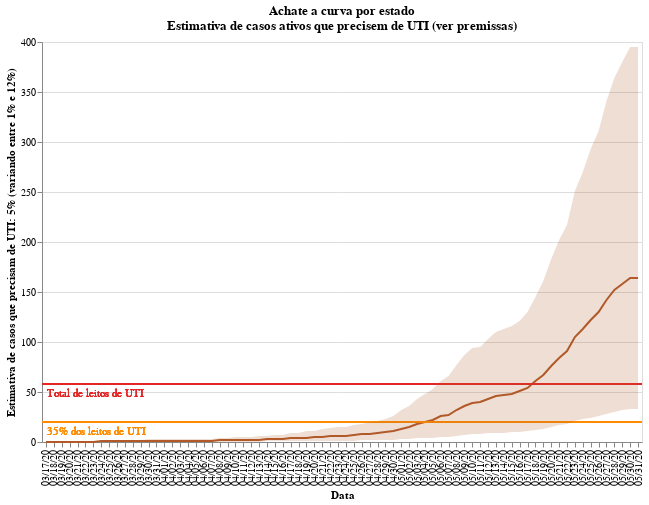

Notebook code cell kept with this figure:
### Code cell
#hide_input
opt = df[STATE_COLUMN].unique()
opt.sort()
input_dropdown = alt.binding_select(options=opt)
selection = alt.selection_single(
    fields=[STATE_COLUMN], 
    init={STATE_COLUMN:'AC'}, 
    bind=input_dropdown, 
    name=" ")
color = alt.condition(selection,
                    alt.Color(STATE_COLUMN+':N', 
                              scale=alt.Scale(scheme='Paired', reverse=True), legend=None),
                              alt.value('#ffbf79')
                     )

chart = alt.Chart(df).mark_line().encode(
    x=alt.X(DATE_COLUMN+':O', axis=alt.Axis(title=DATE_COLUMN)),
    y=alt.Y(CASES_NEED_ICU_COLUMN+':Q', axis=alt.Axis(
        title=["Estimativa de casos que precisam de UTI: {:.0f}".format(CASES_NEED_ICU*100)+"% (variando entre {:.0f}".format(LOWER_BOUND_ICU_NEED*100)+"% e {:.0f}".format(UPPER_BOUND_ICU_NEED*100)+"%)"])),
    color=color,
    tooltip=[
        DATE_COLUMN, 
        STATE_COLUMN, 
        CASES_NEED_ICU_COLUMN
    ],
    order=alt.Order(
    STATE_COLUMN,
    sort='ascending'
    )
).properties(
    title=[
        "Achate a curva por estado",
        "Estimativa de casos ativos que precisem de UTI (ver premissas)"
    ]
).add_selection(
    selection
).transform_filter(
    selection
)

shades = alt.Chart(df).mark_area().encode(
    x=DATE_COLUMN+':O',
    y=LOWER_BOUND_ICU_NEED_STR+":Q",
    y2=UPPER_BOUND_ICU_NEED_STR+':Q',
    color=color,
    opacity = alt.condition(selection, alt.value(0.2), alt.value(0.5))
).transform_filter(
    selection
)

x1line = alt.Chart(df.groupby(DATE_COLUMN).last()).mark_rule(color='#e42726', strokeWidth=2).encode(
    y=ICUS_COLUMN+':Q'
).transform_filter(
    selection
)

text1 = alt.Chart(df.groupby(DATE_COLUMN).last()).mark_text(align='left', x=5, dy=10, color='#e42726', strokeWidth=1).encode(
    y=ICUS_COLUMN+':Q',
    text=alt.value("Total de leitos de UTI")   
).transform_filter(
    selection
)

x2line = alt.Chart(df.groupby(DATE_COLUMN).last()).mark_rule(color='darkorange', strokeWidth=2).encode(
    y=AVAILABLE_ICUS_COLUMN+':Q'
).transform_filter(
    selection
)

text2 = alt.Chart(df.groupby(DATE_COLUMN).last()).mark_text(align='left', x=5, dy=10, color='darkorange', strokeWidth=1).encode(
    y=AVAILABLE_ICUS_COLUMN+':Q',
    text=alt.value("{:.0f}".format(AVAILABLE_PERCENTAGE_ICU*100)+"% dos leitos de UTI")   
).transform_filter(
    selection
)

plot = chart.properties(width=CHART_WIDTH, height=CHART_HEIGHT) + x1line + text1 + x2line + text2 + shades
plot

### Figure 1 — Vega-Lite specification as saved in the notebook (floating-point values rounded to 4 significant figures; data arrays with more than 128 entries replaced by an {"elided": "..."} marker saying what was removed)
{"config": {"view": {"continuousWidth": 400, "continuousHeight": 300}}, "layer": [{"data": {"name": "data-8db8e64d43853a7521dc43ab91d385b2"}, "mark": "line", "encoding": {"color": {"condition": {"type": "nominal", "field": "Estado", "legend": null, "scale": {"reverse": true, "scheme": "Paired"}, "selection": " "}, "value": "#ffbf79"}, "order": {"type": "nominal", "field": "Estado", "sort": "ascending"}, "tooltip": [{"type": "nominal", "field": "Data"}, {"type": "nominal", "field": "Estado"}, {"type": "quantitative", "field": "5% dos ativos"}], "x": {"type": "ordinal", "axis": {"title": "Data"}, "field": "Data"}, "y": {"type": "quantitative", "axis": {"title": ["Estimativa de casos que precisam de UTI: 5% (variando entre 1% e 12%)"]}, "field": "5% dos ativos"}}, "height": 400, "selection": {" ": {"type": "single", "fields": ["Estado"], "init": {"Estado": "AC"}, "bind": {"input": "select", "options": ["AC", "AL", "AM", "AP", "BA", "CE", "DF", "ES", "GO", "MA", "MG", "MS", "MT", "PA", "PB", "PE", "PI", "PR", "RJ", "RN", "RO", "RR", "RS", "SC", "SE", "SP", "TO"]}}}, "title": ["Achate a curva por estado", "Estimativa de casos ativos que precisem de UTI (ver premissas)"], "transform": [{"filter": {"selection": " "}}], "width": 600}, {"data": {"name": "data-cedf3be816f6d373ed4f4f4092b09b6e"}, "mark": {"type": "rule", "color": "#e42726", "strokeWidth": 2}, "encoding": {"y": {"type": "quantitative", "field": "UTIs"}}, "transform": [{"filter": {"selection": " "}}]}, {"data": {"name": "data-cedf3be816f6d373ed4f4f4092b09b6e"}, "mark": {"type": "text", "align": "left", "color": "#e42726", "dy": 10, "strokeWidth": 1, "x": 5}, "encoding": {"text": {"value": "Total de leitos de UTI"}, "y": {"type": "quantitative", "field": "UTIs"}}, "transform": [{"filter": {"selection": " "}}]}, {"data": {"name": "data-cedf3be816f6d373ed4f4f4092b09b6e"}, "mark": {"type": "rule", "color": "darkorange", "strokeWidth": 2}, "encoding": {"y": {"type": "quantitative", "field": "35% das UTIs"}}, "transform": [{"filter": {"selection": " "}}]}, {"data": {"name": "data-cedf3be816f6d373ed4f4f4092b09b6e"}, "mark": {"type": "text", "align": "left", "color": "darkorange", "dy": 10, "strokeWidth": 1, "x": 5}, "encoding": {"text": {"value": "35% dos leitos de UTI"}, "y": {"type": "quantitative", "field": "35% das UTIs"}}, "transform": [{"filter": {"selection": " "}}]}, {"data": {"name": "data-8db8e64d43853a7521dc43ab91d385b2"}, "mark": "area", "encoding": {"color": {"condition": {"type": "nominal", "field": "Estado", "legend": null, "scale": {"reverse": true, "scheme": "Paired"}, "selection": " "}, "value": "#ffbf79"}, "opacity": {"condition": {"value": 0.2, "selection": " "}, "value": 0.5}, "x": {"type": "ordinal", "field": "Data"}, "y": {"type": "quantitative", "field": "1% dos ativos"}, "y2": {"field": "12% dos ativos"}}, "transform": [{"filter": {"selection": " "}}]}], "$schema": "https://vega.github.io/schema/vega-lite/v4.8.1.json", "datasets": {"data-8db8e64d43853a7521dc43ab91d385b2": {"elided": "2095 records"}, "data-cedf3be816f6d373ed4f4f4092b09b6e": [{"Estado": "SP", "Casos confirmados": 1, "Ativos": 1, "1% dos ativos": 0, "5% dos ativos": 0, "12% dos ativos": 0, "UTIs": 9269, "35% das UTIs": 3244}, {"Estado": "SP", "Casos confirmados": 1, "Ativos": 1, "1% dos ativos": 0, "5% dos ativos": 0, "12% dos ativos": 0, "UTIs": 9269, "35% das UTIs": 3244}, {"Estado": "SP", "Casos confirmados": 1, "Ativos": 1, "1% dos ativos": 0, "5% dos ativos": 0, "12% dos ativos": 0, "UTIs": 9269, "35% das UTIs": 3244}, {"Estado": "SP", "Casos confirmados": 2, "Ativos": 1, "1% dos ativos": 0, "5% dos ativos": 0, "12% dos ativos": 0, "UTIs": 9269, "35% das UTIs": 3244}, {"Estado": "SP", "Casos confirmados": 2, "Ativos": 1, "1% dos ativos": 0, "5% dos ativos": 0, "12% dos ativos": 0, "UTIs": 9269, "35% das UTIs": 3244}, {"Estado": "SP", "Casos confirmados": 2, "Ativos": 1, "1% dos ativos": 0, "5% dos ativos": 0, "12% dos ativos": 0, "UTIs": 9269, "35% das UTIs": 3244}, {"Estado": "SP", "Casos confirmados": 2, "Ativos": 1, "1% dos ativos": 0, "5% dos ativos": 0, "12% dos ativos": 0, "UTIs": 9269, "35% das UTIs": 3244}, {"Estado": "SP", "Casos confirmados": 2, "Ativos": 1, "1% dos ativos": 0, "5% dos ativos": 0, "12% dos ativos": 0, "UTIs": 9269, "35% das UTIs": 3244}, {"Estado": "SP", "Casos confirmados": 3, "Ativos": 2, "1% dos ativos": 0, "5% dos ativos": 0, "12% dos ativos": 0, "UTIs": 9269, "35% das UTIs": 3244}, {"Estado": "SP", "Casos confirmados": 6, "Ativos": 3, "1% dos ativos": 0, "5% dos ativos": 0, "12% dos ativos": 0, "UTIs": 9269, "35% das UTIs": 3244}, {"Estado": "SP", "Casos confirmados": 10, "Ativos": 5, "1% dos ativos": 0, "5% dos ativos": 0, "12% dos ativos": 1, "UTIs": 9269, "35% das UTIs": 3244}, {"Estado": "ES", "Casos confirmados": 1, "Ativos": 1, "1% dos ativos": 0, "5% dos ativos": 0, "12% dos ativos": 0, "UTIs": 804, "35% das UTIs": 281}, {"Estado": "RJ", "Casos confirmados": 3, "Ativos": 2, "1% dos ativos": 0, "5% dos ativos": 0, "12% dos ativos": 0, "UTIs": 4008, "35% das UTIs": 1402}, {"Estado": "AL", "Casos confirmados": 1, "Ativos": 1, "1% dos ativos": 0, "5% dos ativos": 0, "12% dos ativos": 0, "UTIs": 426, "35% das UTIs": 149}, {"Estado": "MG", "Casos confirmados": 1, "Ativos": 1, "1% dos ativos": 0, "5% dos ativos": 0, "12% dos ativos": 0, "UTIs": 3151, "35% das UTIs": 1102}, {"Estado": "MG", "Casos confirmados": 1, "Ativos": 1, "1% dos ativos": 0, "5% dos ativos": 0, "12% dos ativos": 0, "UTIs": 3151, "35% das UTIs": 1102}, {"Estado": "MG", "Casos confirmados": 2, "Ativos": 1, "1% dos ativos": 0, "5% dos ativos": 0, "12% dos ativos": 0, "UTIs": 3151, "35% das UTIs": 1102}, {"Estado": "ES", "Casos confirmados": 2, "Ativos": 1, "1% dos ativos": 0, "5% dos ativos": 0, "12% dos ativos": 0, "UTIs": 804, "35% das UTIs": 281}, {"Estado": "PE", "Casos confirmados": 7, "Ativos": 4, "1% dos ativos": 0, "5% dos ativos": 0, "12% dos ativos": 0, "UTIs": 1647, "35% das UTIs": 576}, {"Estado": "PE", "Casos confirmados": 8, "Ativos": 4, "1% dos ativos": 0, "5% dos ativos": 0, "12% dos ativos": 0, "UTIs": 1647, "35% das UTIs": 576}, {"Estado": "SE", "Casos confirmados": 5, "Ativos": 3, "1% dos ativos": 0, "5% dos ativos": 0, "12% dos ativos": 0, "UTIs": 295, "35% das UTIs": 103}, {"Estado": "AC", "Casos confirmados": 3, "Ativos": 2, "1% dos ativos": 0, "5% dos ativos": 0, "12% dos ativos": 0, "UTIs": 58, "35% das UTIs": 20}, {"Estado": "RS", "Casos confirmados": 19, "Ativos": 10, "1% dos ativos": 0, "5% dos ativos": 0, "12% dos ativos": 1, "UTIs": 1660, "35% das UTIs": 581}, {"Estado": "BA", "Casos confirmados": 31, "Ativos": 17, "1% dos ativos": 0, "5% dos ativos": 1, "12% dos ativos": 2, "UTIs": 1573, "35% das UTIs": 550}, {"Estado": "DF", "Casos confirmados": 87, "Ativos": 47, "1% dos ativos": 0, "5% dos ativos": 2, "12% dos ativos": 6, "UTIs": 997, "35% das UTIs": 348}, {"Estado": "MA", "Casos confirmados": 2, "Ativos": 1, "1% dos ativos": 0, "5% dos ativos": 0, "12% dos ativos": 0, "UTIs": 682, "35% das UTIs": 238}, {"Estado": "AC", "Casos confirmados": 11, "Ativos": 6, "1% dos ativos": 0, "5% dos ativos": 0, "12% dos ativos": 1, "UTIs": 58, "35% das UTIs": 20}, {"Estado": "PA", "Casos confirmados": 5, "Ativos": 3, "1% dos ativos": 0, "5% dos ativos": 0, "12% dos ativos": 0, "UTIs": 661, "35% das UTIs": 231}, {"Estado": "CE", "Casos confirmados": 185, "Ativos": 100, "1% dos ativos": 1, "5% dos ativos": 5, "12% dos ativos": 12, "UTIs": 1002, "35% das UTIs": 350}, {"Estado": "AM", "Casos confirmados": 54, "Ativos": 29, "1% dos ativos": 0, "5% dos ativos": 1, "12% dos ativos": 3, "UTIs": 450, "35% das UTIs": 157}, {"Estado": "PR", "Casos confirmados": 106, "Ativos": 57, "1% dos ativos": 1, "5% dos ativos": 3, "12% dos ativos": 7, "UTIs": 2444, "35% das UTIs": 855}, {"Estado": "SE", "Casos confirmados": 16, "Ativos": 9, "1% dos ativos": 0, "5% dos ativos": 0, "12% dos ativos": 1, "UTIs": 295, "35% das UTIs": 103}, {"Estado": "RO", "Casos confirmados": 6, "Ativos": 3, "1% dos ativos": 0, "5% dos ativos": 0, "12% dos ativos": 0, "UTIs": 285, "35% das UTIs": 99}, {"Estado": "SP", "Casos confirmados": 1451, "Ativos": 786, "1% dos ativos": 8, "5% dos ativos": 39, "12% dos ativos": 94, "UTIs": 9269, "35% das UTIs": 3244}, {"Estado": "RJ", "Casos confirmados": 657, "Ativos": 356, "1% dos ativos": 4, "5% dos ativos": 18, "12% dos ativos": 43, "UTIs": 4008, "35% das UTIs": 1402}, {"Estado": "SE", "Casos confirmados": 19, "Ativos": 10, "1% dos ativos": 0, "5% dos ativos": 0, "12% dos ativos": 1, "UTIs": 295, "35% das UTIs": 103}, {"Estado": "MA", "Casos confirmados": 70, "Ativos": 38, "1% dos ativos": 0, "5% dos ativos": 2, "12% dos ativos": 5, "UTIs": 682, "35% das UTIs": 238}, {"Estado": "GO", "Casos confirmados": 73, "Ativos": 40, "1% dos ativos": 0, "5% dos ativos": 2, "12% dos ativos": 5, "UTIs": 1200, "35% das UTIs": 420}, {"Estado": "RS", "Casos confirmados": 410, "Ativos": 222, "1% dos ativos": 2, "5% dos ativos": 11, "12% dos ativos": 27, "UTIs": 1660, "35% das UTIs": 581}, {"Estado": "ES", "Casos confirmados": 166, "Ativos": 90, "1% dos ativos": 1, "5% dos ativos": 4, "12% dos ativos": 11, "UTIs": 804, "35% das UTIs": 281}, {"Estado": "PB", "Casos confirmados": 35, "Ativos": 19, "1% dos ativos": 0, "5% dos ativos": 1, "12% dos ativos": 2, "UTIs": 536, "35% das UTIs": 187}, {"Estado": "GO", "Casos confirmados": 119, "Ativos": 64, "1% dos ativos": 1, "5% dos ativos": 3, "12% dos ativos": 8, "UTIs": 1200, "35% das UTIs": 420}, {"Estado": "PR", "Casos confirmados": 511, "Ativos": 277, "1% dos ativos": 3, "5% dos ativos": 14, "12% dos ativos": 33, "UTIs": 2444, "35% das UTIs": 855}, {"Estado": "RO", "Casos confirmados": 26, "Ativos": 14, "1% dos ativos": 0, "5% dos ativos": 1, "12% dos ativos": 2, "UTIs": 285, "35% das UTIs": 99}, {"Estado": "PA", "Casos confirmados": 169, "Ativos": 92, "1% dos ativos": 1, "5% dos ativos": 5, "12% dos ativos": 11, "UTIs": 661, "35% das UTIs": 231}, {"Estado": "BA", "Casos confirmados": 616, "Ativos": 334, "1% dos ativos": 3, "5% dos ativos": 17, "12% dos ativos": 40, "UTIs": 1573, "35% das UTIs": 550}, {"Estado": "AC", "Casos confirmados": 72, "Ativos": 39, "1% dos ativos": 0, "5% dos ativos": 2, "12% dos ativos": 5, "UTIs": 58, "35% das UTIs": 20}, {"Estado": "PE", "Casos confirmados": 960, "Ativos": 520, "1% dos ativos": 5, "5% dos ativos": 26, "12% dos ativos": 62, "UTIs": 1647, "35% das UTIs": 576}, {"Estado": "RN", "Casos confirmados": 376, "Ativos": 204, "1% dos ativos": 2, "5% dos ativos": 10, "12% dos ativos": 24, "UTIs": 526, "35% das UTIs": 184}, {"Estado": "SP", "Casos confirmados": 9371, "Ativos": 5078, "1% dos ativos": 51, "5% dos ativos": 254, "12% dos ativos": 609, "UTIs": 9269, "35% das UTIs": 3244}, {"Estado": "PI", "Casos confirmados": 91, "Ativos": 49, "1% dos ativos": 0, "5% dos ativos": 2, "12% dos ativos": 6, "UTIs": 293, "35% das UTIs": 102}, {"Estado": "AM", "Casos confirmados": 1719, "Ativos": 931, "1% dos ativos": 9, "5% dos ativos": 47, "12% dos ativos": 112, "UTIs": 450, "35% das UTIs": 157}, {"Estado": "RO", "Casos confirmados": 110, "Ativos": 60, "1% dos ativos": 1, "5% dos ativos": 3, "12% dos ativos": 7, "UTIs": 285, "35% das UTIs": 99}, {"Estado": "MA", "Casos confirmados": 1205, "Ativos": 653, "1% dos ativos": 7, "5% dos ativos": 33, "12% dos ativos": 78, "UTIs": 682, "35% das UTIs": 238}, {"Estado": "ES", "Casos confirmados": 1195, "Ativos": 648, "1% dos ativos": 6, "5% dos ativos": 32, "12% dos ativos": 78, "UTIs": 804, "35% das UTIs": 281}, {"Estado": "RJ", "Casos confirmados": 4899, "Ativos": 2655, "1% dos ativos": 27, "5% dos ativos": 133, "12% dos ativos": 319, "UTIs": 4008, "35% das UTIs": 1402}, {"Estado": "SE", "Casos confirmados": 117, "Ativos": 63, "1% dos ativos": 1, "5% dos ativos": 3, "12% dos ativos": 8, "UTIs": 295, "35% das UTIs": 103}, {"Estado": "MT", "Casos confirmados": 205, "Ativos": 111, "1% dos ativos": 1, "5% dos ativos": 6, "12% dos ativos": 13, "UTIs": 591, "35% das UTIs": 206}, {"Estado": "TO", "Casos confirmados": 43, "Ativos": 23, "1% dos ativos": 0, "5% dos ativos": 1, "12% dos ativos": 3, "UTIs": 161, "35% das UTIs": 56}, {"Estado": "ES", "Casos confirmados": 1665, "Ativos": 902, "1% dos ativos": 9, "5% dos ativos": 45, "12% dos ativos": 108, "UTIs": 804, "35% das UTIs": 281}, {"Estado": "CE", "Casos confirmados": 5667, "Ativos": 3071, "1% dos ativos": 31, "5% dos ativos": 154, "12% dos ativos": 369, "UTIs": 1002, "35% das UTIs": 350}, {"Estado": "DF", "Casos confirmados": 1125, "Ativos": 610, "1% dos ativos": 6, "5% dos ativos": 30, "12% dos ativos": 73, "UTIs": 997, "35% das UTIs": 348}, {"Estado": "AL", "Casos confirmados": 643, "Ativos": 348, "1% dos ativos": 3, "5% dos ativos": 17, "12% dos ativos": 42, "UTIs": 426, "35% das UTIs": 149}, {"Estado": "GO", "Casos confirmados": 661, "Ativos": 358, "1% dos ativos": 4, "5% dos ativos": 18, "12% dos ativos": 43, "UTIs": 1200, "35% das UTIs": 420}, {"Estado": "BA", "Casos confirmados": 2676, "Ativos": 1450, "1% dos ativos": 14, "5% dos ativos": 72, "12% dos ativos": 174, "UTIs": 1573, "35% das UTIs": 550}, {"Estado": "MA", "Casos confirmados": 3506, "Ativos": 1900, "1% dos ativos": 19, "5% dos ativos": 95, "12% dos ativos": 228, "UTIs": 682, "35% das UTIs": 238}, {"Estado": "PR", "Casos confirmados": 1464, "Ativos": 793, "1% dos ativos": 8, "5% dos ativos": 40, "12% dos ativos": 95, "UTIs": 2444, "35% das UTIs": 855}, {"Estado": "PE", "Casos confirmados": 8145, "Ativos": 4414, "1% dos ativos": 44, "5% dos ativos": 221, "12% dos ativos": 530, "UTIs": 1647, "35% das UTIs": 576}, {"Estado": "MG", "Casos confirmados": 2118, "Ativos": 1148, "1% dos ativos": 11, "5% dos ativos": 57, "12% dos ativos": 138, "UTIs": 3151, "35% das UTIs": 1102}, {"Estado": "AC", "Casos confirmados": 733, "Ativos": 397, "1% dos ativos": 4, "5% dos ativos": 20, "12% dos ativos": 48, "UTIs": 58, "35% das UTIs": 20}, {"Estado": "PB", "Casos confirmados": 1493, "Ativos": 809, "1% dos ativos": 8, "5% dos ativos": 40, "12% dos ativos": 97, "UTIs": 536, "35% das UTIs": 187}, {"Estado": "CE", "Casos confirmados": 12310, "Ativos": 6670, "1% dos ativos": 67, "5% dos ativos": 334, "12% dos ativos": 800, "UTIs": 1002, "35% das UTIs": 350}, {"Estado": "SE", "Casos confirmados": 1214, "Ativos": 658, "1% dos ativos": 7, "5% dos ativos": 33, "12% dos ativos": 79, "UTIs": 295, "35% das UTIs": 103}, {"Estado": "RN", "Casos confirmados": 1919, "Ativos": 1040, "1% dos ativos": 10, "5% dos ativos": 52, "12% dos ativos": 125, "UTIs": 526, "35% das UTIs": 184}, {"Estado": "PR", "Casos confirmados": 1809, "Ativos": 980, "1% dos ativos": 10, "5% dos ativos": 49, "12% dos ativos": 118, "UTIs": 2444, "35% das UTIs": 855}, {"Estado": "DF", "Casos confirmados": 2682, "Ativos": 1453, "1% dos ativos": 15, "5% dos ativos": 73, "12% dos ativos": 174, "UTIs": 997, "35% das UTIs": 348}, {"Estado": "DF", "Casos confirmados": 2799, "Ativos": 1517, "1% dos ativos": 15, "5% dos ativos": 76, "12% dos ativos": 182, "UTIs": 997, "35% das UTIs": 348}, {"Estado": "AP", "Casos confirmados": 2910, "Ativos": 1577, "1% dos ativos": 16, "5% dos ativos": 79, "12% dos ativos": 189, "UTIs": 78, "35% das UTIs": 27}, {"Estado": "RR", "Casos confirmados": 1411, "Ativos": 765, "1% dos ativos": 8, "5% dos ativos": 38, "12% dos ativos": 92, "UTIs": 25, "35% das UTIs": 8}, {"Estado": "PA", "Casos confirmados": 11479, "Ativos": 6220, "1% dos ativos": 62, "5% dos ativos": 311, "12% dos ativos": 746, "UTIs": 661, "35% das UTIs": 231}, {"Estado": "RO", "Casos confirmados": 1794, "Ativos": 972, "1% dos ativos": 10, "5% dos ativos": 49, "12% dos ativos": 117, "UTIs": 285, "35% das UTIs": 99}, {"Estado": "CE", "Casos confirmados": 23795, "Ativos": 12894, "1% dos ativos": 129, "5% dos ativos": 645, "12% dos ativos": 1547, "UTIs": 1002, "35% das UTIs": 350}, {"Estado": "RR", "Casos confirmados": 1791, "Ativos": 970, "1% dos ativos": 10, "5% dos ativos": 48, "12% dos ativos": 116, "UTIs": 25, "35% das UTIs": 8}, {"Estado": "AM", "Casos confirmados": 20913, "Ativos": 11332, "1% dos ativos": 113, "5% dos ativos": 567, "12% dos ativos": 1360, "UTIs": 450, "35% das UTIs": 157}, {"Estado": "RS", "Casos confirmados": 3798, "Ativos": 2058, "1% dos ativos": 21, "5% dos ativos": 103, "12% dos ativos": 247, "UTIs": 1660, "35% das UTIs": 581}, {"Estado": "ES", "Casos confirmados": 8495, "Ativos": 4603, "1% dos ativos": 46, "5% dos ativos": 230, "12% dos ativos": 552, "UTIs": 804, "35% das UTIs": 281}, {"Estado": "MA", "Casos confirmados": 17212, "Ativos": 9327, "1% dos ativos": 93, "5% dos ativos": 466, "12% dos ativos": 1119, "UTIs": 682, "35% das UTIs": 238}, {"Estado": "GO", "Casos confirmados": 2344, "Ativos": 1270, "1% dos ativos": 13, "5% dos ativos": 64, "12% dos ativos": 152, "UTIs": 1200, "35% das UTIs": 420}, {"Estado": "RJ", "Casos confirmados": 34533, "Ativos": 18712, "1% dos ativos": 187, "5% dos ativos": 936, "12% dos ativos": 2245, "UTIs": 4008, "35% das UTIs": 1402}, {"Estado": "SC", "Casos confirmados": 6696, "Ativos": 3628, "1% dos ativos": 36, "5% dos ativos": 181, "12% dos ativos": 435, "UTIs": 1064, "35% das UTIs": 372}, {"Estado": "ES", "Casos confirmados": 10365, "Ativos": 5616, "1% dos ativos": 56, "5% dos ativos": 281, "12% dos ativos": 674, "UTIs": 804, "35% das UTIs": 281}, {"Estado": "AM", "Casos confirmados": 31949, "Ativos": 17312, "1% dos ativos": 173, "5% dos ativos": 866, "12% dos ativos": 2077, "UTIs": 450, "35% das UTIs": 157}, {"Estado": "AC", "Casos confirmados": 5251, "Ativos": 2845, "1% dos ativos": 28, "5% dos ativos": 142, "12% dos ativos": 341, "UTIs": 58, "35% das UTIs": 20}, {"Estado": "AL", "Casos confirmados": 8056, "Ativos": 4365, "1% dos ativos": 44, "5% dos ativos": 218, "12% dos ativos": 524, "UTIs": 426, "35% das UTIs": 149}, {"Estado": "PI", "Casos confirmados": 4745, "Ativos": 2571, "1% dos ativos": 26, "5% dos ativos": 129, "12% dos ativos": 309, "UTIs": 293, "35% das UTIs": 102}, {"Estado": "RJ", "Casos confirmados": 52420, "Ativos": 28405, "1% dos ativos": 284, "5% dos ativos": 1420, "12% dos ativos": 3409, "UTIs": 4008, "35% das UTIs": 1402}, {"Estado": "RN", "Casos confirmados": 6463, "Ativos": 3502, "1% dos ativos": 35, "5% dos ativos": 175, "12% dos ativos": 420, "UTIs": 526, "35% das UTIs": 184}]}}
